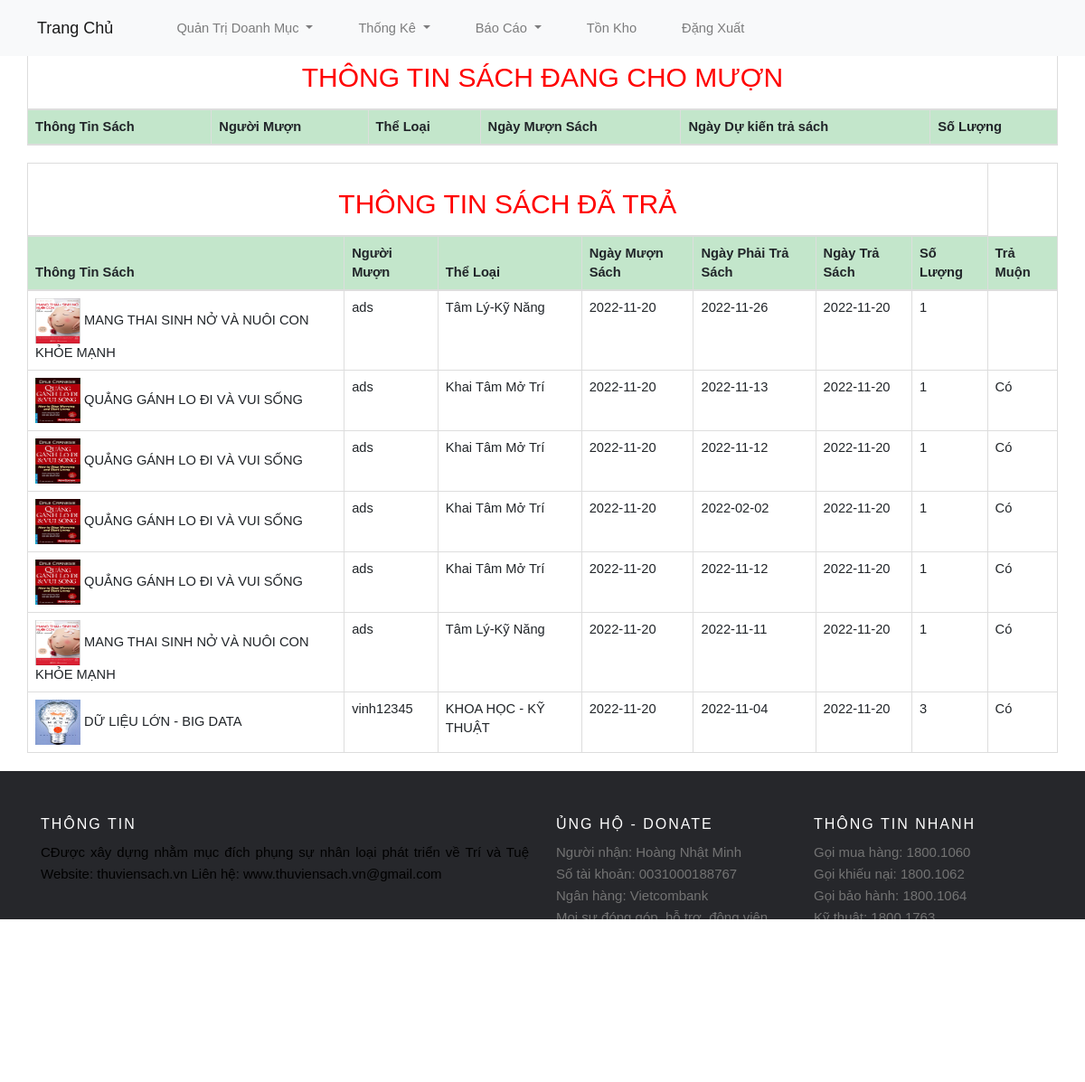
The app's page /Admin2/index.php?action=thongke (signed in) with its own data.
### tables this page shows
CREATE TABLE `employee_book` (
  `id` int(11) NOT NULL,
  `employee_id` int(11) NOT NULL,
  `book_id` int(11) NOT NULL,
  `date_by` date NOT NULL,
  `date_back` date NOT NULL,
  `total` int(100) NOT NULL,
  `status` varchar(126) NOT NULL,
  `current_date_back` date DEFAULT NULL
);

CREATE TABLE `book` (
  `id` int(11) NOT NULL,
  `name` varchar(126) NOT NULL,
  `created_by` date NOT NULL,
  `number_book` int(11) NOT NULL,
  `number_pages` int(5) NOT NULL,
  `author` varchar(20) NOT NULL,
  `category` varchar(20) NOT NULL,
  `image` varchar(256) NOT NULL,
  `is_deleted` varchar(5) NOT NULL
);

CREATE TABLE `employee` (
  `id` int(11) NOT NULL,
  `name` varchar(64) NOT NULL,
  `age` varchar(100) NOT NULL,
  `gender` varchar(64) NOT NULL,
  `is_deleted` varchar(64) NOT NULL,
  `user_name` varchar(64) NOT NULL,
  `phone` varchar(12) NOT NULL,
  `email` varchar(126) NOT NULL,
  `password` varchar(256) NOT NULL,
  `address` varchar(1000) NOT NULL
);

### Admin2/Model/connect.php (called while the page is built, shortened)
<?php
class connect
{
	var $db=null;
	public function __construct()
	{
		$dsn='mysql:host=localhost;dbname=thuvien';
		$user='root';
		$pass='root';
		$this->db=new PDO($dsn,$user,$pass,array(PDO::MYSQL_ATTR_INIT_COMMAND=>"SET NAMES utf8"));
	}
	public function getList($select)
	{
		$results=$this->db->query($select);
		return($results);
	}
}
?>

### Admin2/Model/thongke.php (called while the page is built, shortened)
<?php
    class thongke{
        function getAllListBookBack(){
            $db = new connect();
            $sql="SELECT b.*,eb.date_by,eb.date_back,eb.total,eb.id as eb_book_id,eb.current_date_back,e.name as username,e.gender,e.phone FROM book b
            INNER JOIN employee_book eb on eb.book_id =b.id
            INNER JOIN employee e on e.id = eb.employee_id WHERE eb.status='back'";
           $result= $db->getList($sql);
            return $result;
        }
    }
?>

### Admin2/View/thongke.php (the view, shortened to what this page needs)
<div class="table-responsive">
   <form  method="post">
      <table class="table table-bordered">
        <thead>
          <tr><td colspan="6"><h2 style="color: red;">THÔNG TIN SÁCH ĐANG CHO MƯỢN</h2></td></tr>
          <tr class="table-success">
          <th>Thông Tin Sách</th>
          <th>Người Mượn</th>
            <th>Thể Loại</th>
            <th>Ngày Mượn Sách</th>
            <th >Ngày Dự kiến trả sách</th>
            <th>Số Lượng</th>
          </tr>
        </thead>
      </table>
    </form>
    <form  method="post">
      <table class="table table-bordered">
        <thead>
          <tr>
            <td colspan="7"><h2 style="color: red;">THÔNG TIN SÁCH ĐÃ TRẢ</h2></td>
        </tr>
          <tr class="table-success">
          <th>Thông Tin Sách</th>
          <th>Người Mượn</th>
            <th>Thể Loại</th>
            <th>Ngày Mượn Sách</th>
            <th >Ngày Phải Trả Sách</th>
            <th>Ngày Trả Sách</th>
            <th>Số Lượng</th>
            <th>Trả Muộn</th>
          </tr>
        </thead>
        <tbody>
        <?php
        $listBookOrder=new thongke();
        $result=$listBookOrder->getAllListBookBack();
         while($item=$result->fetch()):
           ?>
            <tr>
              <td><img width="50px" height="50px" src="Content/image/<?php echo $item['image'];?>">
              <?php echo $item['name'];?>
            </td>
              <td><?php echo $item['username'];?></td>
              <td><?php echo $item['category'];?></td>
              <td><?php echo $item['date_by'];?></td>
              <td><?php echo $item['date_back'];?></td>
              <td><?php echo $item['current_date_back'];?></td>
              <td><?php echo $item['total'];?><br /></td>
              <?php
                  if($item['current_date_back']>$item['date_back']){
                    echo ' <td>Có</td>';
                  }
              ?>
            </tr>
            <?php endwhile;?>
        </tbody>
      </table>
    </form>
</div>
</div>

### Content/CSS/Tour.css (style rules this page uses)
body { font-family:arial; font-size: 11pt; margin: auto; }
h2 { text-align: center; font-size: 30px; color: white; }

### records on screen
employee_book: book.image (picture), book.name "MANG THAI SINH NỞ VÀ NUÔI CON KHỎE MẠNH", employee.name "ads", book.category "Tâm Lý-Kỹ Năng", date_by "2022-11-20", date_back "2022-11-26", current_date_back "2022-11-20", total "1"
employee_book: book.image (picture), book.name "QUẲNG GÁNH LO ĐI VÀ VUI SỐNG", employee.name "ads", book.category "Khai Tâm Mở Trí", date_by "2022-11-20", date_back "2022-11-13", current_date_back "2022-11-20", total "1", shows "Có"
employee_book: book.image (picture), book.name "QUẲNG GÁNH LO ĐI VÀ VUI SỐNG", employee.name "ads", book.category "Khai Tâm Mở Trí", date_by "2022-11-20", date_back "2022-11-12", current_date_back "2022-11-20", total "1", shows "Có"
employee_book: book.image (picture), book.name "QUẲNG GÁNH LO ĐI VÀ VUI SỐNG", employee.name "ads", book.category "Khai Tâm Mở Trí", date_by "2022-11-20", date_back "2022-02-02", current_date_back "2022-11-20", total "1", shows "Có"
employee_book: book.image (picture), book.name "QUẲNG GÁNH LO ĐI VÀ VUI SỐNG", employee.name "ads", book.category "Khai Tâm Mở Trí", date_by "2022-11-20", date_back "2022-11-12", current_date_back "2022-11-20", total "1", shows "Có"
employee_book: book.image (picture), book.name "MANG THAI SINH NỞ VÀ NUÔI CON KHỎE MẠNH", employee.name "ads", book.category "Tâm Lý-Kỹ Năng", date_by "2022-11-20", date_back "2022-11-11", current_date_back "2022-11-20", total "1", shows "Có"
employee_book: book.image (picture), book.name "DỮ LIỆU LỚN - BIG DATA", employee.name "vinh12345", book.category "KHOA HỌC - KỸ THUẬT", date_by "2022-11-20", date_back "2022-11-04", current_date_back "2022-11-20", total "3", shows "Có"
